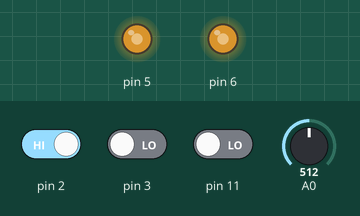
Bench run of a sketch on a simulated Arduino Uno, built with avr-gcc and run on an emulated ATmega328P. Parts: output pins drawn as LEDs (lit = HIGH). Inputs (shaded band) come from the test bench; at power-on: A0 = 512, pin 3 LOW, pin 2 HIGH, pin 11 LOW.

Above: at 1.2 s.
1.3 s: A0 set to 716
At 1.7 s:
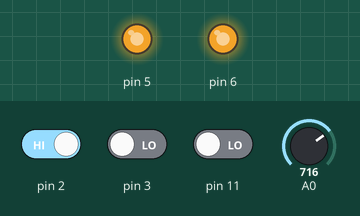
2.8 s: A0 set to 804
At 4.0 s:
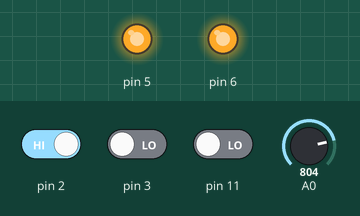
4.3 s: A0 set to 812
At 5.2 s:
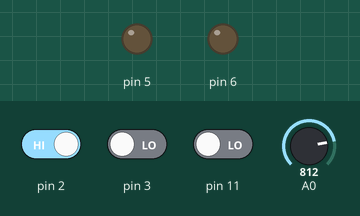
5.8 s: pin 3 driven HIGH
At 6.3 s:
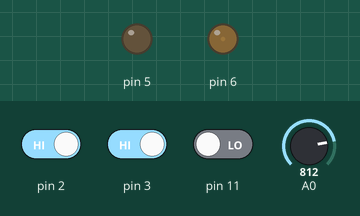
7.3 s: pin 2 driven LOW
At 8.5 s:
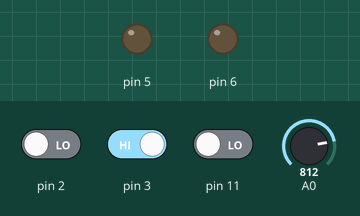
8.8 s: A0 set to 900
At 9.8 s:
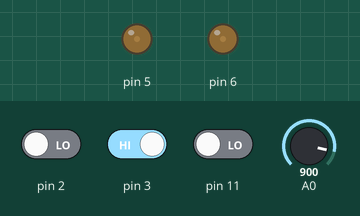
Timing chart, 0 to 11.3 s (numbered marks = the images above; inputs shaded):
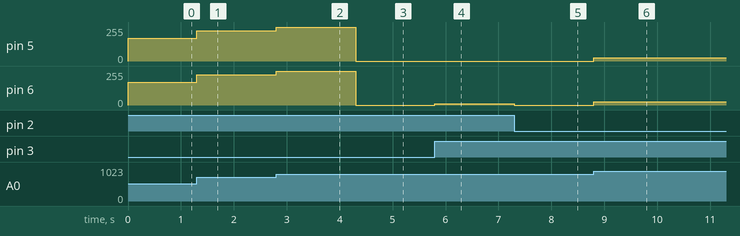

The sketch:

MotorCode.ino
```cpp
//Program written by:
//Joel Freund, Matt Amyotte, Balazs Gyenes, Tim Ferguson
//As well as credit to the original author of FreqMeasure

#include <FreqMeasure.h>

void setup()
{
  FreqMeasure.begin();
  pinMode(6, OUTPUT);
  pinMode(5, OUTPUT);
  pinMode(2, INPUT);
  attachInterrupt(1,Cruise,RISING);
}


//Variable initialization
double sum=0;
int count=0;
double spd=0;
double frequency=0;
double PedalInValue = 0;
int PedalOutValue = 0;
double CruiseSignal = 0;
int data[4];
double intermediate = 0;
double CurrentIn = 0;
double Average1=0;
double AvCount=0;
long ti=0;
double Current=0;
double r = 0.28;
volatile int NoRun = LOW;


void loop()
{

//to output reverse state (1=forward)


//check on/off state (1=on)
  if(digitalRead(11)==HIGH)
   {
    data[1]=1;
   }
  else
   {
    data[1]=0;
   }

//measure input current


//Start of Speed Detection Section
  //Goes into once peak is detected
  if (FreqMeasure.available())
   {
    // average several reading together
    sum = sum + FreqMeasure.read();
    count = count + 1;
    if (millis() > (ti + 100))
     {
       //Converts freq into speed and displays
       frequency = F_CPU / (sum / count);
       sum = 0;
       count = 0;
       ti = millis();
       spd=2.261946711*r*frequency;//constant = 2*pi*3.6/10
       data[2] = spd;
       Current = Average1/AvCount;
       Average1 = 0;
       AvCount = 0;
       data[3] = Current;
      }
   }
  if ((millis() > (ti+200)))
   {
    spd = 0;
    data[2] = spd;
    sum = 0;
    count = 0;
    ti = millis();
    Current = Average1/AvCount;
    data[3] = Current;
    Average1 = 0;
    AvCount = 0;
   }
 //End of Speed Detection


// Pedal Functions
  if(CruiseSignal != 0)
   {
    intermediate = (CruiseSignal*1.14 + 0.7);
    PedalOutValue = intermediate*255/5;
    analogWrite(6,PedalOutValue);
   }
  else
   {
    PedalInValue = analogRead(0);
    intermediate = PedalInValue*5/1024;
    intermediate = (intermediate*1.14 + 0.5);
    PedalOutValue = intermediate*255/5;
    analogWrite(6,PedalOutValue);
    analogWrite(5,PedalOutValue);
   }
  if(digitalRead(2)==LOW)
   {
    CruiseSignal=0;
   }
}


void Cruise()
{
  if(analogRead(0) != 0)
  {
   intermediate = analogRead(0);
   CruiseSignal= intermediate*5/1024;
  }
}
```

Measured:
- the behaviour switches between 811 and 812 on A0 (found by bisection; images 2 and 3)
- after the input at 1.3 s, pin 5, pin 6: 170/255 → 228/255 at once
- after the input at 2.8 s, pin 5, pin 6: 228/255 → 253/255 at once
- after the input at 4.3 s, pin 5, pin 6: 253/255 → 0/255 at once
- after the input at 5.8 s, pin 6: 0/255 → 10/255 at once
- after the input at 7.3 s, pin 6: 10/255 → 0/255 at once
- after the input at 8.8 s, pin 5, pin 6: 0/255 → 24/255 at once
